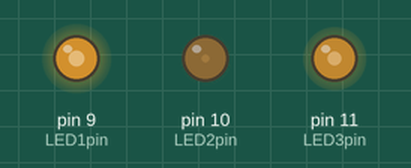
A sketch run on a simulated Arduino Uno, built with avr-gcc and run on an emulated ATmega328P. Parts: output pins drawn as LEDs (lit = HIGH). Random numbers use the default seed unless the sketch sets one.

Above: at 0.15 s.
At 7.95 s:
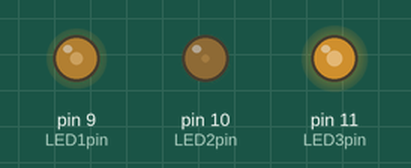
At 11.25 s:
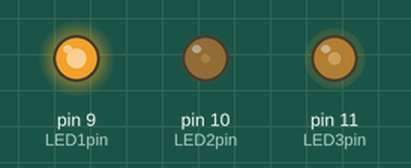
At 17.55 s:
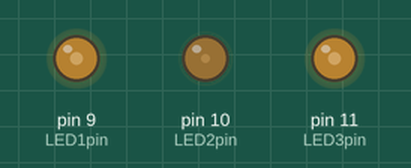
At 34.35 s:
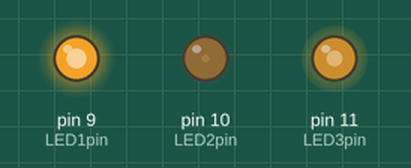
Timing chart, 0 to 34.8 s (numbered marks = the images above):
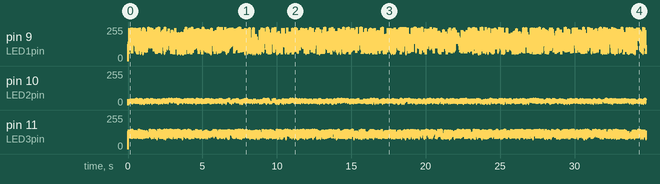

The sketch:

candle.ino
```cpp
constexpr uint8_t LED1pin = 9;
constexpr uint8_t LED2pin = 10;
constexpr uint8_t LED3pin = 11;

void setup(){
  pinMode(LED1pin, OUTPUT);
  pinMode(LED2pin, OUTPUT);
  pinMode(LED3pin, OUTPUT);
}

void loop(){
  static uint32_t tmr;
  if (millis() - tmr >= random(10, 100)){
    tmr = millis();
    analogWrite(LED1pin, random(50, 255));
    analogWrite(LED2pin, random(10, 50));
    analogWrite(LED3pin, random(75, 150));
  }
}
```
